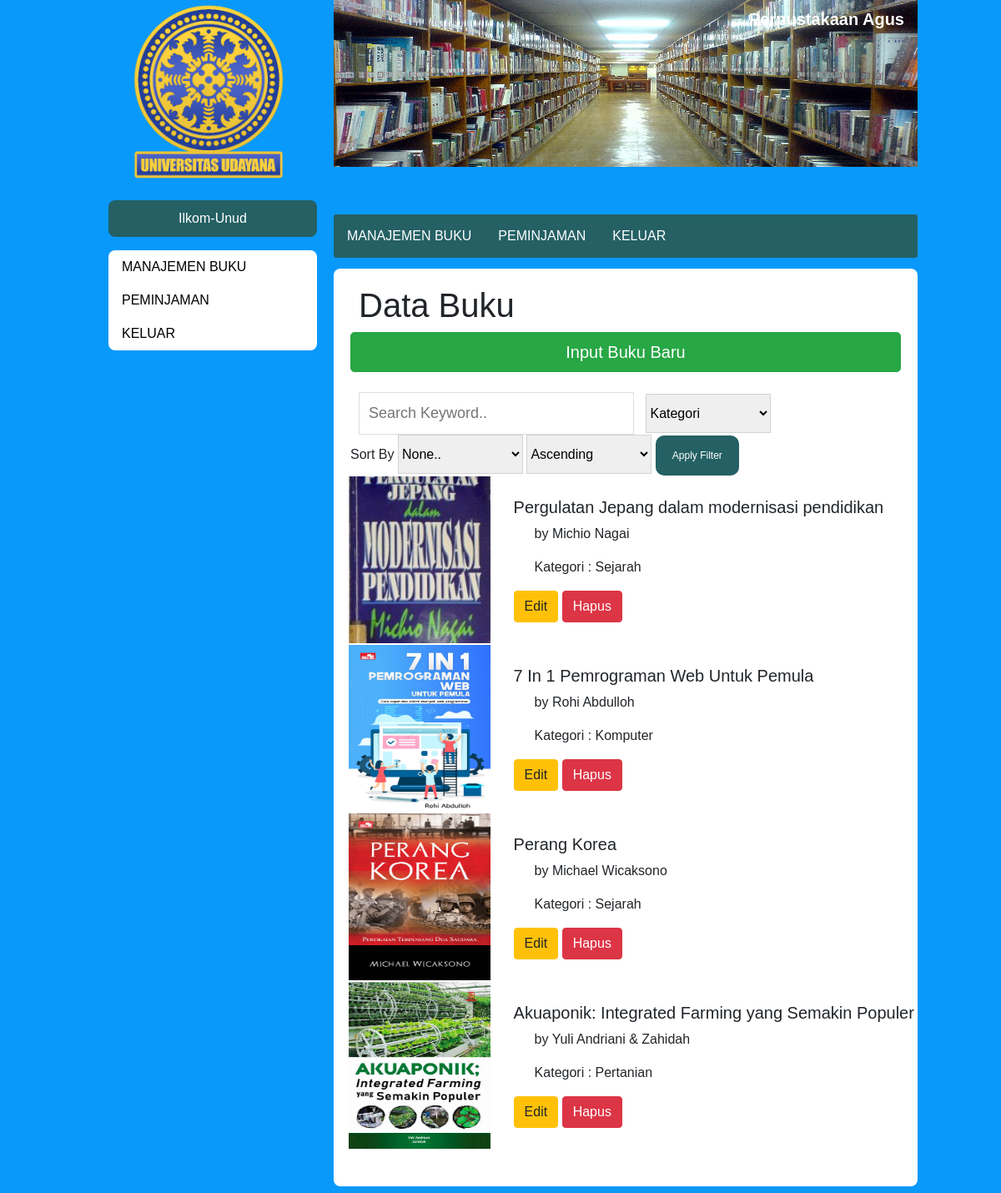
The page /data_buku.php (signed in) on the database its author committed.
### tables this page shows
CREATE TABLE `buku` (
  `id_buku` int(11) NOT NULL,
  `judul` varchar(100) NOT NULL,
  `tahun` int(11) NOT NULL,
  `penulis` varchar(100) NOT NULL,
  `ISBN` varchar(13) NOT NULL,
  `pic` varchar(100) NOT NULL,
  `kategori` varchar(32) NOT NULL,
  `rak` int(11) NOT NULL,
  `stok` int(11) NOT NULL
);

### koneksi.php (called while the page is built, shortened)
<?php
class database{
	var $host = "localhost";
	var $username = "root";
	var $password = "";
	var $database = "perpustakaan";
	function __construct(){
		$this->koneksi = mysqli_connect($this->host, $this->username, $this->password,$this->database);
	}
}
?>

### data_buku.php (shortened to what this page needs)
<?php
include_once('koneksi.php');
$database = new database();
$query="select * from buku";
?>
<!DOCTYPE html>
<html lang="en">
<head>
    <link rel="stylesheet" href="https://stackpath.bootstrapcdn.com/bootstrap/4.5.0/css/bootstrap.min.css">
    <?php include "style.php"; ?>
    <link rel="stylesheet" href="css/galeri.css">
</head>
<body>
    <div id="main-content">
        <?php include 'header_dan_sidebar.php';?>
        <div id="isi">
            <h1>Data Buku</h1>
            <button data-target="#create" data-toggle="modal" class="btn btn-success btn-lg btn-block">Input Buku Baru</button><br>
            <form action="galeri.php" method="post">
                <input type="text" placeholder="Search Keyword.." name="katakunci" id="mySearch">
                <select style="width: 150px;height: 47px;border:solid 1px lightgrey;margin-top:-25px;" name="option">
                <option value="" >Kategori</option>
                </select>
                <br>
                <label>Sort By</label>
                <select style="width: 150px;height: 47px;border:solid 1px lightgrey;" name="sort">
                    <option value="id_buku">None..</option>
                </select>
                <select style="width: 150px;height: 47px;border:solid 1px lightgrey;" name="order">
                    <option value="ASC">Ascending</option>
                </select>
                <button type="submit" class="button" name="filter">Apply Filter</button>
            </form>
            <table style="width: 700px; border: none;">
            <?php
                $result = mysqli_query($database->koneksi, $query);
                while($books = mysqli_fetch_assoc($result)){
                    require "list_buku.php";
                }
            ?>
            </table>
            <br>
        </div>
    </div>
</body>
</html>

### list_buku.php
<?php
echo "<tr>
    <td>
        <p style=\"margin-top: -100px;\"> </p>
    </td>
    <td>
        <div class=\"galeri\">
            <img src=\"foto/".$books['pic']."\">
        </div>
    </td>
    <td>
        <div id=\"detail\">
            <h5>".$books['judul']."</h5>
            <p>by ".$books['penulis']."</p>
            <p>Kategori : ".$books['kategori']."</p>
            <a><button class=\"btn btn-warning\" data-toggle=\"modal\" data-target=\"#modal".$books['id_buku']."\">Edit</button></a>
            <a href=\"hapus_buku.php?id_buku=".$books['id_buku']."\"><button class=\"btn btn-danger\">Hapus</button></a>
        </div>
    </td>
</tr>";
?>

### css/user.css (style rules this page uses)
body { background-color: rgba(6, 152, 250, 0.986); }
.button { background-color: #246064; }

### css/galeri.css (style rules this page uses)
* { font-family: sans-serif; }
#main-content { margin: 0 auto; width: 1000px; height: auto; }
#isi { margin-top: 22px; margin-bottom: 8px; padding: 20px; width: 700px; float: right; background: white; border-radius: 8px; }
#isi h1 { margin-left: 10px; }
#isi p { margin-left: 25px; margin-right: 10px; }
.galeri { position: relative; margin-left: 25px; display: inline-block; }
.galeri img { margin-right: 100px; margin-left: -67px; height: 200px; width: 170px; }
.button { border: none; color: white; padding: 15px 20px; text-align: center; text-decoration: none; display: inline-block; font-size: 12px; border-radius: 10px; }
#mySearch { width: 50%; font-size: 18px; padding: 11px; border: 1px solid #ddd; margin-left: 10px; margin-right: 10px; }
#detail { margin-left: -88px; }

### rows shown on the page
buku: pic (picture), judul "Pergulatan Jepang dalam modernisasi pendidikan", penulis "Michio Nagai", kategori "Sejarah"
buku: pic (picture), judul "7 In 1 Pemrograman Web Untuk Pemula", penulis "Rohi Abdulloh", kategori "Komputer"
buku: pic (picture), judul "Perang Korea", penulis "Michael Wicaksono", kategori "Sejarah"
buku: pic (picture), judul "Akuaponik: Integrated Farming yang Semakin Populer", penulis "Yuli Andriani & Zahidah", kategori "Pertanian"

### other values the page prints
$_SESSION['nama'] "Ilkom-Unud"
